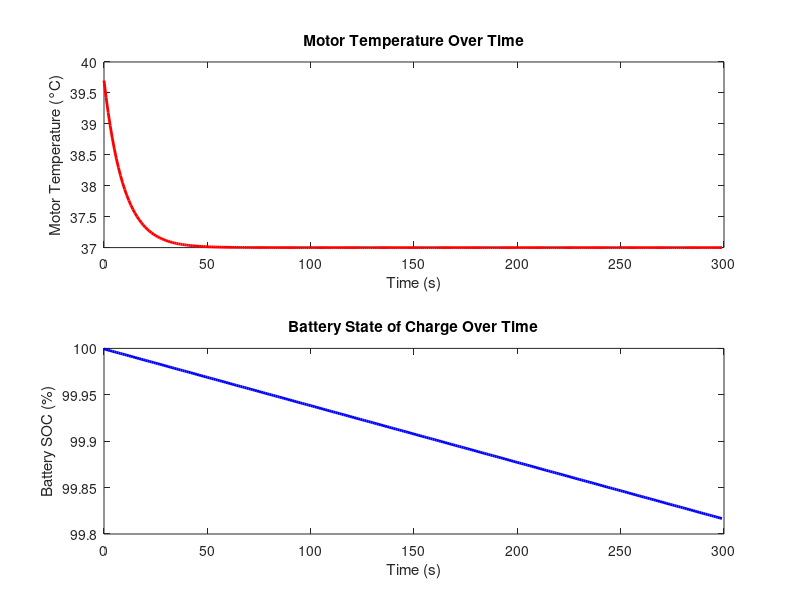

MATLAB code for this plot:
% New thermal model parameters
R_stator = 0.05;              % Ohms
P_switching_loss = 100;       % W
hA = 50;                      % W/°C
C_motor = 500;                % J/°C

% Battery model
battery_capacity = 50e3;      % Wh
SOC = 100;                    % %
V_batt = 400;                 % Volts

% Simulation settings
sim_time = 300;               % total time in seconds
time_step = 1;                % 1 second per step
steps = sim_time / time_step;

% Initial states
T_motor = 40;                 % °C
T_coolant = 25;               % Constant coolant temp
I_q = 100;                    % Initial q-axis current

% Logging arrays
T_motor_log = zeros(steps,1);
SOC_log = zeros(steps,1);
time_array = (0:steps-1) * time_step;

for t = 1:steps
    % === Heat Generation ===
    P_copper = I_q^2 * R_stator;
    P_loss = P_copper + P_switching_loss;

    % === Newtonian Cooling ===
    dT_dt = (P_loss - hA * (T_motor - T_coolant)) / C_motor;
    T_motor = T_motor + dT_dt * time_step;

    % === Battery Energy Consumption ===
    P_total = P_loss + 500;  % add driving load
    energy_used_Wh = (P_total * time_step) / 3600;
    SOC = SOC - (energy_used_Wh / battery_capacity) * 100;
    SOC = max(SOC, 0);

    % === Log Data ===
    T_motor_log(t) = T_motor;
    SOC_log(t) = SOC;

end

figure;
subplot(2,1,1);
plot(time_array, T_motor_log, 'r-', 'LineWidth', 2);
xlabel('Time (s)');
ylabel('Motor Temperature (°C)');
title('Motor Temperature Over Time');

subplot(2,1,2);
plot(time_array, SOC_log, 'b-', 'LineWidth', 2);
xlabel('Time (s)');
ylabel('Battery SOC (%)');
title('Battery State of Charge Over Time');
